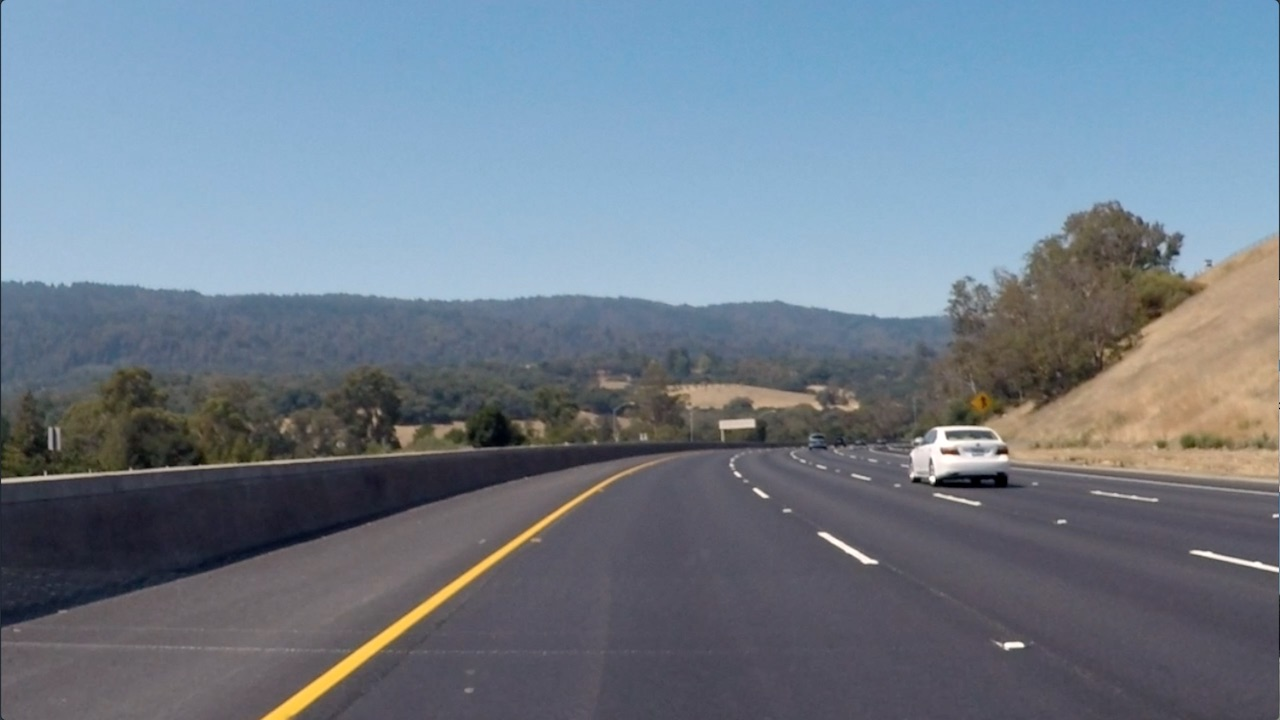
#> input picture 02_Advanced_CV/color_gradient/curved-lane.jpg, 1280 x 720 px
$ jupyter execute 2_color_gradient.ipynb   (shell and % lines are left out)   (older library calls are emulated)
#> lines starting #> are read from the running program, lines starting #| are printed output that depends on the picture; after the words box and inside, x2 and y2 are one past the last pixel; in counts of white or black regions, pixels touching at a corner belong together
[cell 1]
import numpy as np
import cv2
import matplotlib.pyplot as plt
import matplotlib.image as mpimg
import pickle
import glob
import os

[cell 2]
def plot_pics(images=[], title=[]):
    rows, columns = 1, len(images)
    fig, plot_array = plt.subplots(rows, columns, figsize=(20,10))

    for index, plot in enumerate(plot_array.ravel()):
        plot.imshow(images[index], cmap='gray')
        if len(title) == 0 or len(title) != len(images):
            plot.set_title(index)
        else:
            plot.set_title(title[index])

    plt.draw()

mpimg.imread() **cv2.COLOR_RGB2GRAY**

cv2.imread() **cv2.COLOR_BGR2GRAY**

## Sobel Operator

find the **x-gradient** does a cleaner job of picking up the lane lines,but you can see the lines in the y-gradient as well.

[cell 3]
img = cv2.imread('./color_gradient/curved-lane.jpg')
#> img is the input picture: shape (720, 1280, 3); mean B, G, R 138.7, 125, 112.1

def abs_sobel_thresh(img, orient='x', thresh_min=0, thresh_max=255):
#> called with orient = 'x', thresh_min = 20, thresh_max = 100
    gray = cv2.cvtColor(img, cv2.COLOR_BGR2GRAY)

    if orient == 'x':
        abs_sobel = np.absolute(cv2.Sobel(gray, cv2.CV_64F, 1, 0))
    if orient == 'y':
        abs_sobel = np.absolute(cv2.Sobel(gray, cv2.CV_64F, 0, 1))

    # convert to 8-bit (range from 0 to 255)
    # work the same on input images of different scales, like jpg vs. png
    scaled_sobel = np.uint8(255*abs_sobel/np.max(abs_sobel))

    binary_output = np.zeros_like(scaled_sobel)
    binary_output[(scaled_sobel >= thresh_min) & (scaled_sobel <= thresh_max)] = 1

    return binary_output

sobel_x = abs_sobel_thresh(img, 'x', 20, 100)
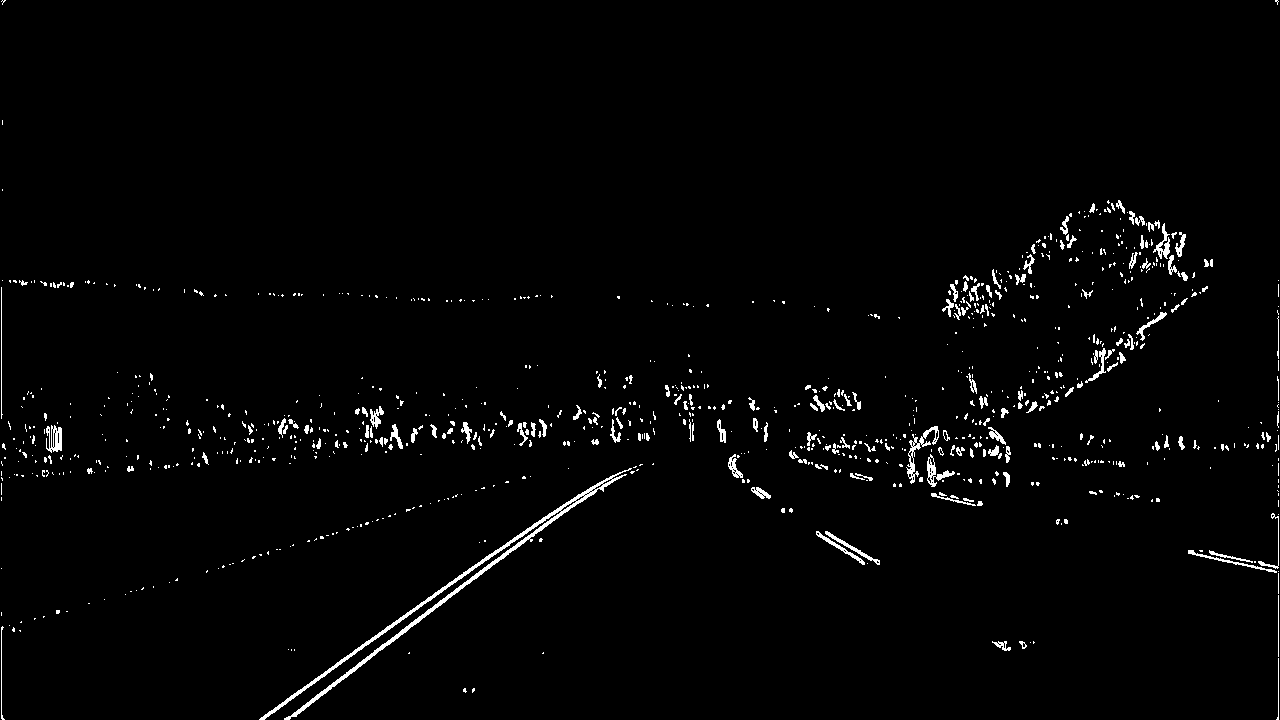
#> sobel_x: shape (720, 1280); values 0 (black) and 1 (white), 1.8% white in thin lines or dots
sobel_y = abs_sobel_thresh(img, 'y', 20, 100)
#> sobel_y: shape (720, 1280); values 0 (black) and 1 (white), 4.4% white; 1253 white regions (1051 under 20 px), largest, box (x1, y1, x2, y2) and area: (0, 445, 808, 719) 7205, (809, 412, 1280, 498) 7147, (0, 279, 950, 321) 3927
plot_pics([sobel_x, sobel_y])
#> in plot_pics, `rows, columns = 1, len(images)`: rows = 1; columns = 2
#> the loop in plot_pics, `for index, plot in enumerate(plot_array.ravel()):` made 2 passes

## Magnitude of gradient

[cell 4]
def mag_thresh(img, sobel_kernel=3, mag_thresh=(0, 255)):

    gray = cv2.cvtColor(img, cv2.COLOR_BGR2GRAY)

    # Bigger kernel size can smooth over noisy intensity fluctuations on small scales
    # has to be odd number
    sobelx = cv2.Sobel(gray, cv2.CV_64F, 1, 0, ksize=sobel_kernel)
    sobely = cv2.Sobel(gray, cv2.CV_64F, 0, 1, ksize=sobel_kernel)
    gradmag = np.sqrt(sobelx**2 + sobely**2)

    # Rescale to 8 bit
    scale_factor = np.max(gradmag)/255
    gradmag = (gradmag/scale_factor).astype(np.uint8)
    # Create a binary image of ones where threshold is met, zeros otherwise
    binary_output = np.zeros_like(gradmag)
    binary_output[(gradmag >= mag_thresh[0]) & (gradmag <= mag_thresh[1])] = 1

    return binary_output

image = cv2.imread('./color_gradient/signs_vehicles_xygrad.png')
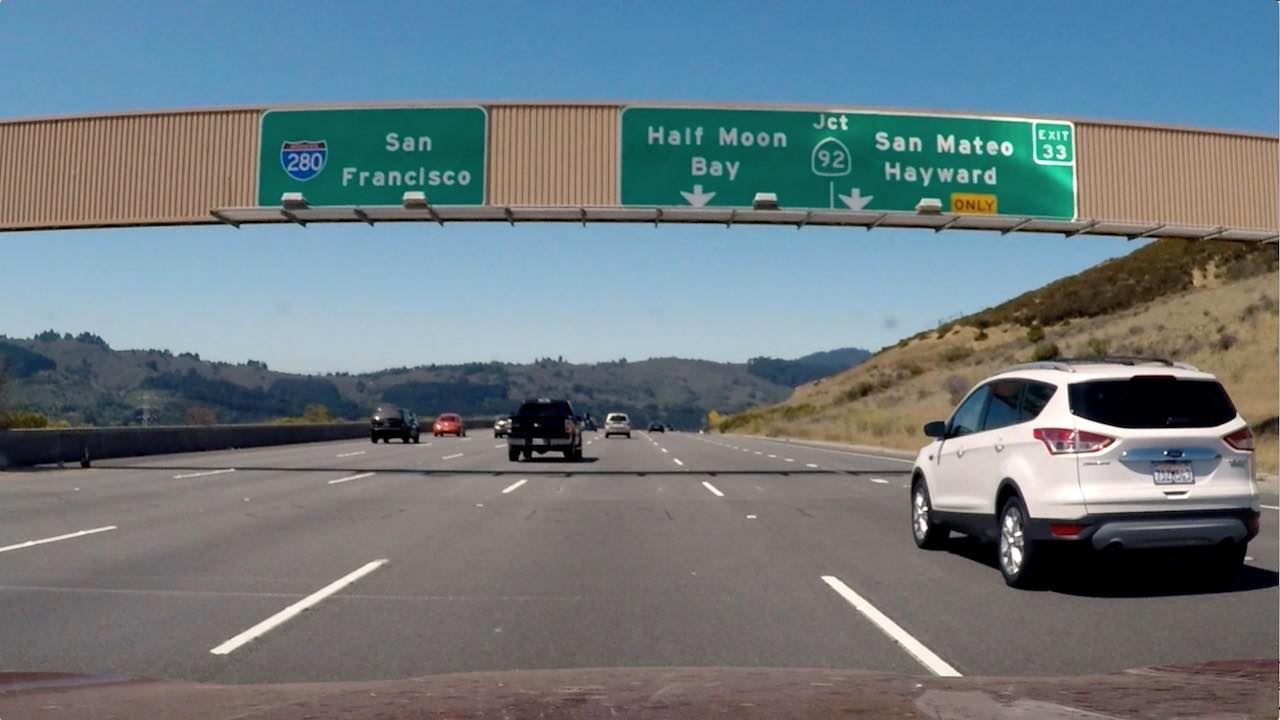
#> input picture 02_Advanced_CV/color_gradient/signs_vehicles_xygrad.png, 1280 x 720 px
#> image is the input picture: shape (720, 1280, 3); mean B, G, R 127.5, 121.6, 109.2
img = mag_thresh(image, mag_thresh=(50, 100), sobel_kernel=3)
#> in mag_thresh, `scale_factor = np.max(gradmag)/255`: scale_factor = 3.62
#> img: shape (720, 1280); values 0 (black) and 1 (white), 4.8% white in thin lines or dots
plt.imshow(img, cmap='gray')

## Direction of gradient

[cell 5]
def dir_threshold(img, sobel_kernel=3, thresh=(0, np.pi/2)):

#> called with sobel_kernel = 3, thresh = (0.7, 1.3)
    gray = cv2.cvtColor(img, cv2.COLOR_BGR2GRAY)

    sobelx = cv2.Sobel(gray, cv2.CV_64F, 1, 0, ksize=sobel_kernel)
    sobely = cv2.Sobel(gray, cv2.CV_64F, 0, 1, ksize=sobel_kernel)
    # Take the absolute value of the gradient direction,
    # apply a threshold, and create a binary image result
    absgraddir = np.arctan2(np.absolute(sobely), np.absolute(sobelx))
    binary_output =  np.zeros_like(absgraddir)
    binary_output[(absgraddir >= thresh[0]) & (absgraddir <= thresh[1])] = 1

    # Return the binary image
    return binary_output

img = dir_threshold(image, thresh=(0.7, 1.3))
#> img: shape (720, 1280) float64; values 0 (black) and 1 (white), 28.6% white in thin lines or dots
plt.imshow(img, cmap='gray')

## Combined

[cell 6]
gradx = abs_sobel_thresh(image, 'x', 20, 100)
#> gradx: shape (720, 1280); values 0 (black) and 1 (white), 7.9% white; 1378 white regions (1037 under 20 px), largest, box (x1, y1, x2, y2) and area: (1, 110, 242, 224) 18702, (1197, 132, 1247, 230) 2652, (1244, 136, 1279, 243) 1815
grady = abs_sobel_thresh(image, 'y', 20, 100)
#> grady: shape (720, 1280); values 0 (black) and 1 (white), 8.1% white; 1376 white regions (1036 under 20 px), largest, box (x1, y1, x2, y2) and area: (0, 103, 1280, 145) 6503, (0, 460, 930, 494) 6183, (811, 194, 1280, 247) 4628
mag_binary = mag_thresh(image, mag_thresh=(50, 100), sobel_kernel=3)
dir_binary = dir_threshold(image, thresh=(0.7, 1.3))

combined = np.zeros_like(dir_binary)
combined[((gradx == 1) & (grady == 1)) | ((mag_binary == 1) & (dir_binary == 1))] = 1
plt.imshow(combined, cmap='gray')

# Color Space

## Gray Binary

[cell 7]
img = cv2.imread('./color_gradient/curved-lane.jpg')
gray = cv2.cvtColor(image, cv2.COLOR_BGR2GRAY)

binary = np.zeros_like(gray); thresh = (180, 255)
binary[(gray > thresh[0]) & (gray <= thresh[1])] = 1

plot_pics([gray, binary], ['gray', 'binary'])
#> the loop in plot_pics (call 2), `for index, plot in enumerate(plot_array.ravel()):` made 2 passes

[cell 8]
hls = cv2.cvtColor(image, cv2.COLOR_BGR2HLS)
#> hls: shape (720, 1280, 3); mean of channels 0, 1, 2 60.2, 118.8, 64.7
H = hls[:,:,0]; L = hls[:,:,1]; S = hls[:,:,2]
#> after `S = hls[:, :, 2]`:
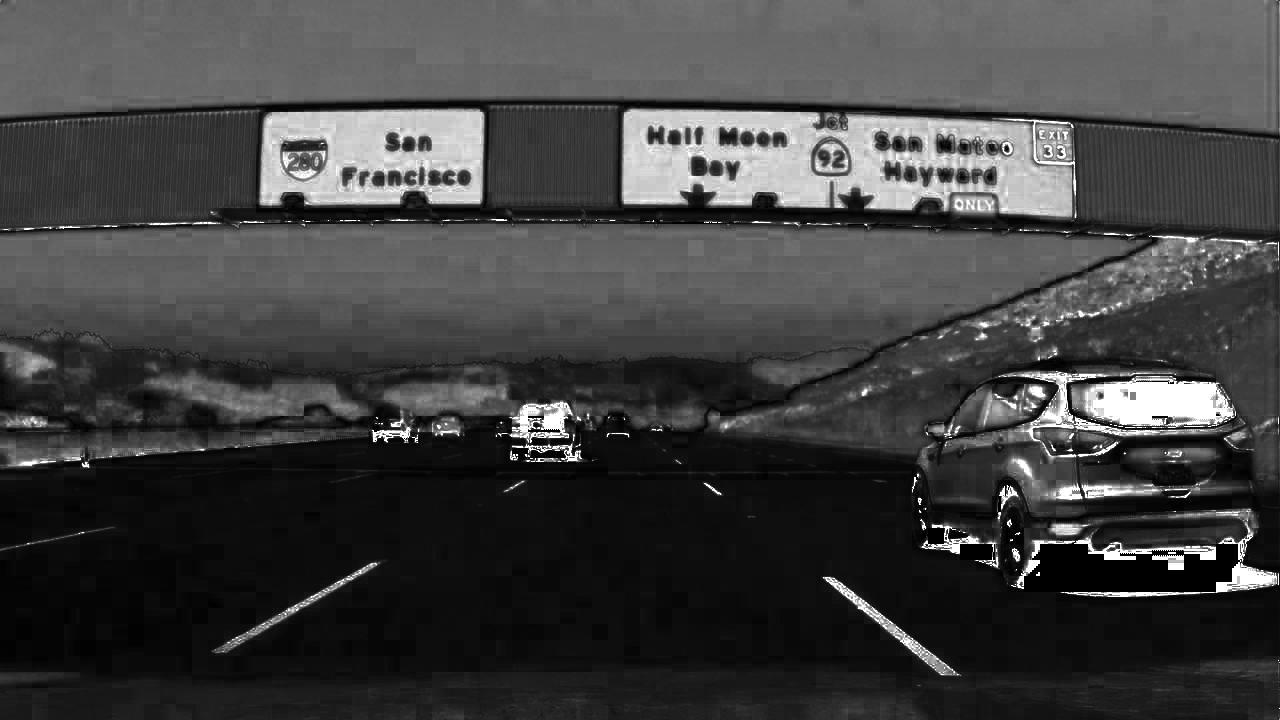
#> S: shape (720, 1280); min 0, max 255, mean 64.7
plot_pics([H, L, S], ['H', 'L', 'S'])

[cell 9]
thresh = (30, 100); binary_H = np.zeros_like(H)
binary_H[(H > thresh[0]) & (H <= thresh[1])] = 1

thresh = (90, 255); binary_S = np.zeros_like(S)
binary_S[(S > thresh[0]) & (S <= thresh[1])] = 1

plot_pics([binary_H, binary_S], ['binary_H', 'binary_S'])
# S Channel is the best bet

## S-channel

[cell 10]
img = cv2.imread('./color_gradient/curved-lane.jpg')
def hls_select(img, thresh=(0, 255)):
    hls = cv2.cvtColor(img, cv2.COLOR_BGR2HLS)
    s_channel = hls[:,:,2]
    binary_output = np.zeros_like(s_channel)
    binary_output[(s_channel > thresh[0]) & (s_channel <= thresh[1])] = 1
    return binary_output

hls_binary = hls_select(image, thresh=(90, 255))
#> hls_binary: shape (720, 1280); values 0 (black) and 1 (white), 33.6% white; 540 white regions (433 under 20 px), largest, box (x1, y1, x2, y2) and area: (0, 0, 1280, 133) 135061, (0, 226, 1132, 315) 72390, (622, 109, 1077, 219) 36129
plt.imshow(hls_binary, cmap='gray')

# Color and Gradient, combine Sobel and S-channel

[cell 11]
# Note: img is the undistorted image
img = cv2.imread('./color_gradient/curved-lane.jpg')
hls = cv2.cvtColor(img, cv2.COLOR_BGR2HLS)
#> hls: shape (720, 1280, 3); mean of channels 0, 1, 2 100.6, 125.1, 60.7
s_channel = hls[:,:,2]

gray = cv2.cvtColor(img, cv2.COLOR_BGR2GRAY)

# Sobel x
sobelx = cv2.Sobel(gray, cv2.CV_64F, 1, 0) # Take the derivative in x
abs_sobelx = np.absolute(sobelx) # Absolute x derivative to accentuate lines away from horizontal
scaled_sobel = np.uint8(255*abs_sobelx/np.max(abs_sobelx))

# Threshold x gradient
thresh_min = 20; thresh_max = 100
sxbinary = np.zeros_like(scaled_sobel)
sxbinary[(scaled_sobel >= thresh_min) & (scaled_sobel <= thresh_max)] = 1

# Threshold color channel
s_thresh_min = 170; s_thresh_max = 255
s_binary = np.zeros_like(s_channel)
s_binary[(s_channel >= s_thresh_min) & (s_channel <= s_thresh_max)] = 1

# Stack each channel to view their individual contributions in green and blue respectively
# This returns a stack of the two binary images, whose components you can see as different colors
color_binary = np.dstack(( np.zeros_like(sxbinary), sxbinary, s_binary)) * 255

# Combine the two binary thresholds
combined_binary = np.zeros_like(sxbinary)
combined_binary[(s_binary == 1) | (sxbinary == 1)] = 1

# Plotting thresholded images
f, (ax1, ax2) = plt.subplots(1, 2, figsize=(20,10))
ax1.set_title('Stacked thresholds'); ax1.imshow(color_binary)
ax2.set_title('Combined S channel and gradient thresholds'); ax2.imshow(combined_binary, cmap='gray')

[cell 12]
img = cv2.imread('./color_gradient/curved-lane.jpg')

def pipeline(img, s_thresh=(170, 255), sx_thresh=(20, 100)):
#> called with s_thresh = (240, 255), sx_thresh = (20, 100)
    img = np.copy(img)
    # Convert to HLS color space and separate the V channel
    hls = cv2.cvtColor(img, cv2.COLOR_BGR2HLS)
    l_channel = hls[:,:,1]; s_channel = hls[:,:,2]

    # Sobel x on l channel
    sobelx = cv2.Sobel(l_channel, cv2.CV_64F, 1, 0) # Take the derivative in x
    abs_sobelx = np.absolute(sobelx) # Absolute x derivative to accentuate lines away from horizontal
    scaled_sobel = np.uint8(255*abs_sobelx/np.max(abs_sobelx))

    # Threshold x gradient, green annotation
    sxbinary = np.zeros_like(scaled_sobel)
    sxbinary[(scaled_sobel >= sx_thresh[0]) & (scaled_sobel <= sx_thresh[1])] = 1

    # Threshold color channel, blue annotation
    s_binary = np.zeros_like(s_channel)
    s_binary[(s_channel >= s_thresh[0]) & (s_channel <= s_thresh[1])] = 1
    # Stack each channel
    color_binary = np.dstack(( np.zeros_like(sxbinary), sxbinary, s_binary)) * 255

    combined_binary = np.zeros_like(sxbinary)
    combined_binary[(s_binary == 1) | (sxbinary == 1)] = 1

    return color_binary, combined_binary

color_binary, combined_binary = pipeline(image, s_thresh=(240, 255), sx_thresh=(20, 100))
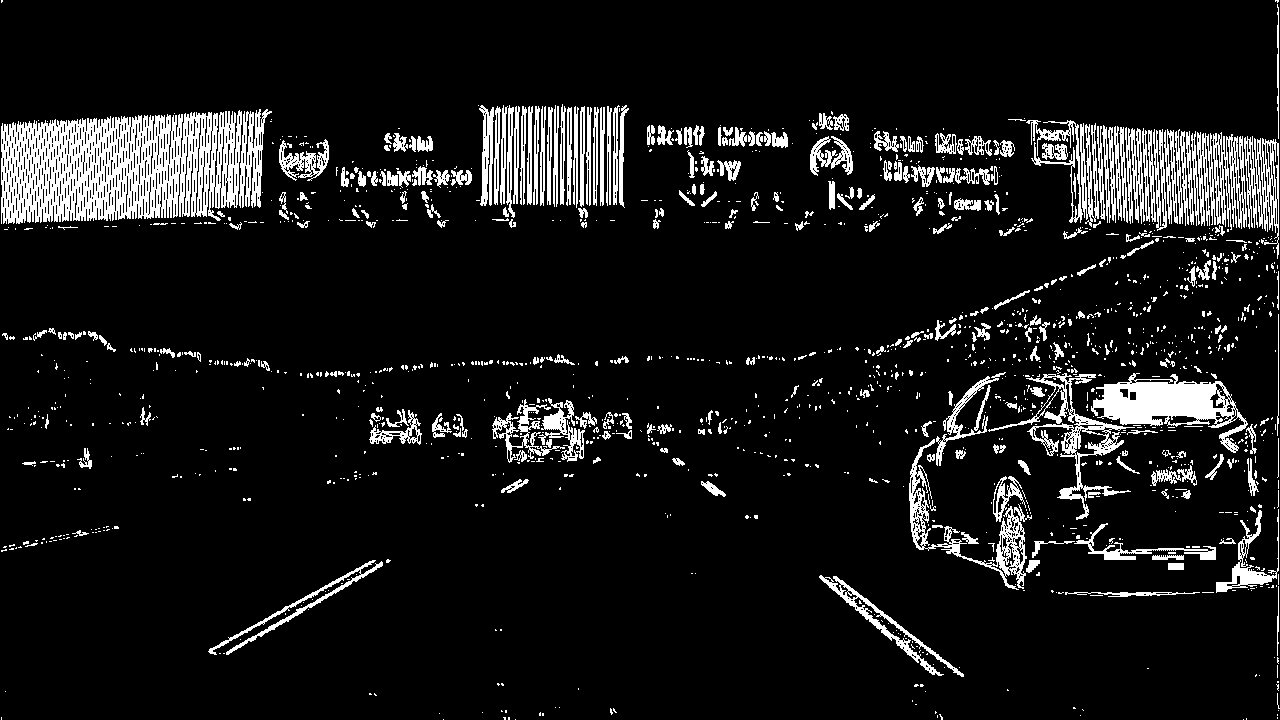
#> combined_binary: shape (720, 1280); values 0 (black) and 1 (white), 9.4% white; 1572 white regions (1260 under 20 px), largest, box (x1, y1, x2, y2) and area: (1, 110, 242, 224) 18759, (1091, 373, 1248, 453) 5195, (988, 373, 1135, 520) 3024

# Plot the result
plot_pics([image, color_binary, combined_binary], ['Original Image', 'color_binary', 'combined_binary'])
#> figure, not shown here; B, G, R data is drawn as R, G, B
